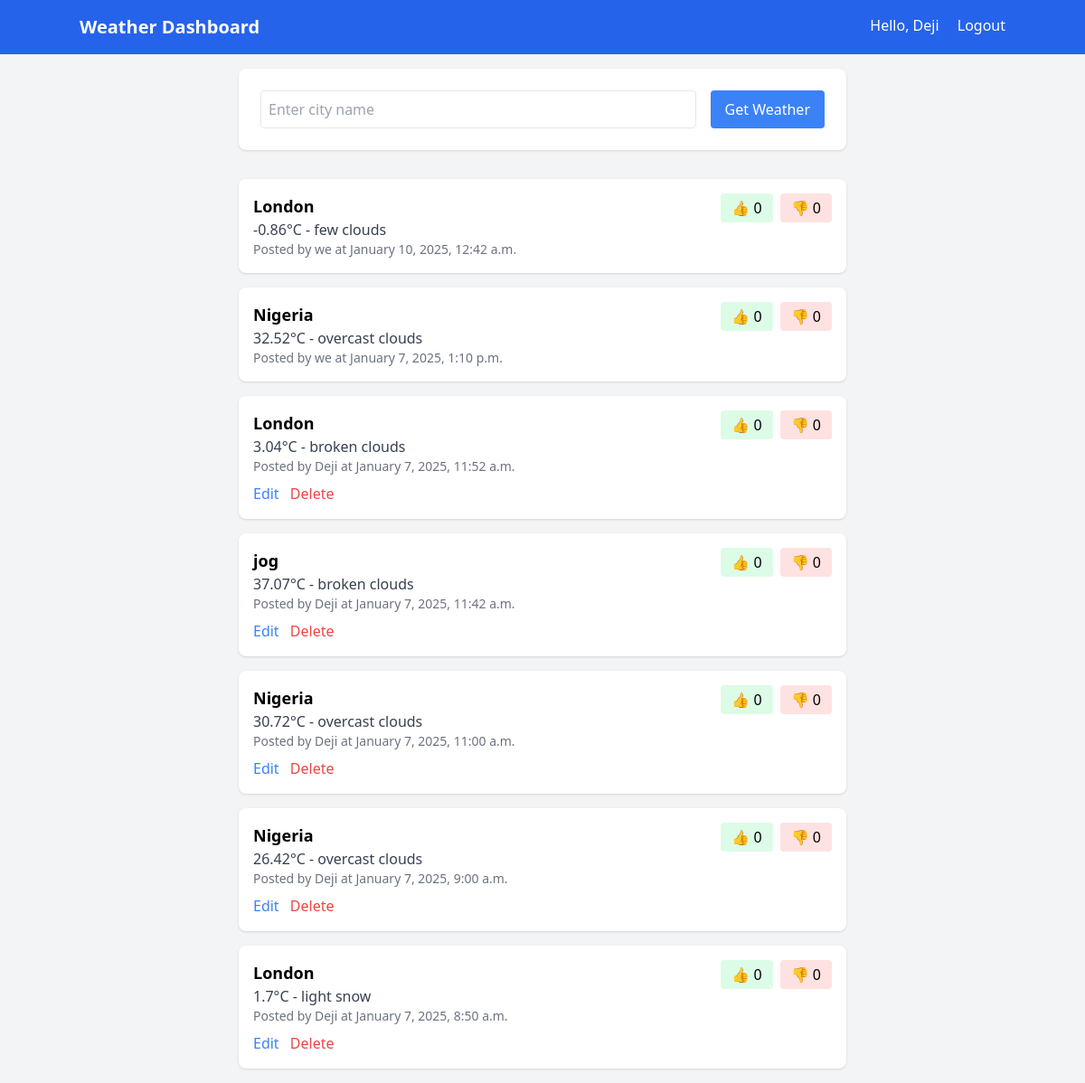
The app's page / (signed in) with its own data.
### weather/models.py (models this page shows)
class WeatherPost(models.Model):
    user = models.ForeignKey(settings.AUTH_USER_MODEL, on_delete=models.CASCADE)
    location = models.CharField(max_length=200)
    temperature = models.FloatField()
    conditions = models.CharField(max_length=100)
    created_at = models.DateTimeField(auto_now_add=True)
    agrees = models.ManyToManyField(settings.AUTH_USER_MODEL, related_name='weather_agrees')
    disagrees = models.ManyToManyField(settings.AUTH_USER_MODEL, related_name='weather_disagrees')

### weather/views.py (the view, shortened to what this page needs)
# urls.py: path('', views.dashboard, name='dashboard'),
@login_required
def dashboard(request):
    weather_posts = WeatherPost.objects.all().order_by('-created_at')
    return render(request, 'weather/dashboard.html', {
        'posts': weather_posts
    })

### weather/templates/weather/dashboard.html (shortened to what this page needs)
{% extends "base.html" %}
{% block content %}
<div class="max-w-2xl mx-auto">
    <form method="POST" class="mb-8 bg-white p-6 rounded-lg shadow">
        <div class="flex gap-4">
            <input type="text" name="location" placeholder="Enter city name" required
                   class="flex-1 p-2 border rounded">
            <button type="submit" class="bg-blue-500 text-white px-4 py-2 rounded hover:bg-blue-600">
                Get Weather
            </button>
        </div>
    </form>
    <div class="space-y-4">
        {% for post in posts %}
        <div class="bg-white p-4 rounded-lg shadow">
            <div class="flex justify-between items-start">
                <div>
                    <h3 class="text-lg font-semibold">{{ post.location }}</h3>
                    <p class="text-gray-700">{{ post.temperature }}°C - {{ post.conditions }}</p>
                    <p class="text-sm text-gray-500">Posted by {{ post.user.username }} at {{ post.created_at|date:"F j, Y, g:i a" }}</p>
                </div>
                <div class="flex gap-2">
                    <form method="POST" action="{% url 'toggle_agreement' post.id 'agree' %}">
                        <button class="px-3 py-1 bg-green-100 hover:bg-green-200 rounded">
                            👍 {{ post.agrees.count }}
                        </button>
                    </form>
                    <form method="POST" action="{% url 'toggle_agreement' post.id 'disagree' %}">
                        <button class="px-3 py-1 bg-red-100 hover:bg-red-200 rounded">
                            👎 {{ post.disagrees.count }}
                        </button>
                    </form>
                </div>
            </div>
            {% if user == post.user %}
            <div class="mt-2 space-x-2">
                <a href="{% url 'edit_post' post.id %}"
                class="text-blue-500 hover:text-blue-700">Edit</a>
                <a href="{% url 'delete_post' post.id %}"
                class="text-red-500 hover:text-red-700">Delete</a>
            </div> {% endif %}
        </div>
        {% endfor %}
    </div>
</div>
{% endblock %}

### weather/templates/base.html (shortened to what this page needs)
<!DOCTYPE html>
<html>
<head>
    <script src="https://cdn.tailwindcss.com"></script>
</head>
<body class="bg-gray-100">
    <nav class="bg-blue-600 text-white p-4">
        <div class="container mx-auto flex justify-between">
            <a href="/" class="text-xl font-bold">Weather Dashboard</a>
            <div>
                {% if user.is_authenticated%}
                    <span>Hello, {{ user.username }}</span>
                    <a href="{% url 'logout' %}" class="ml-4">Logout</a>
                {% else %}
                    <a href="{% url 'login' %}">Login</a>
                    <a href="{% url 'register' %}" class="ml-4">Register</a>
                {% endif %}
            </div>
        </div>
    </nav>
    <div class="container mx-auto p-4">
        {% block content %}
        {% endblock %}
    </div>
</body>
</html>

### records on screen
WeatherPost: location "London", temperature "-0.86", conditions "few clouds", user.username "we", created_at "January 10, 2025, 12:42 a.m.", agrees.count "0", disagrees.count "0"
WeatherPost: location "Nigeria", temperature "32.52", conditions "overcast clouds", user.username "we", created_at "January 7, 2025, 1:10 p.m.", agrees.count "0", disagrees.count "0"
WeatherPost: location "London", temperature "3.04", conditions "broken clouds", user.username "Deji", created_at "January 7, 2025, 11:52 a.m.", agrees.count "0", disagrees.count "0", shows "Edit"
WeatherPost: location "jog", temperature "37.07", conditions "broken clouds", user.username "Deji", created_at "January 7, 2025, 11:42 a.m.", agrees.count "0", disagrees.count "0", shows "Edit"
WeatherPost: location "Nigeria", temperature "30.72", conditions "overcast clouds", user.username "Deji", created_at "January 7, 2025, 11:00 a.m.", agrees.count "0", disagrees.count "0", shows "Edit"
WeatherPost: location "Nigeria", temperature "26.42", conditions "overcast clouds", user.username "Deji", created_at "January 7, 2025, 9:00 a.m.", agrees.count "0", disagrees.count "0", shows "Edit"
WeatherPost: location "London", temperature "1.7", conditions "light snow", user.username "Deji", created_at "January 7, 2025, 8:50 a.m.", agrees.count "0", disagrees.count "0", shows "Edit"

### other values on screen
{{ user.username }} "Deji"
